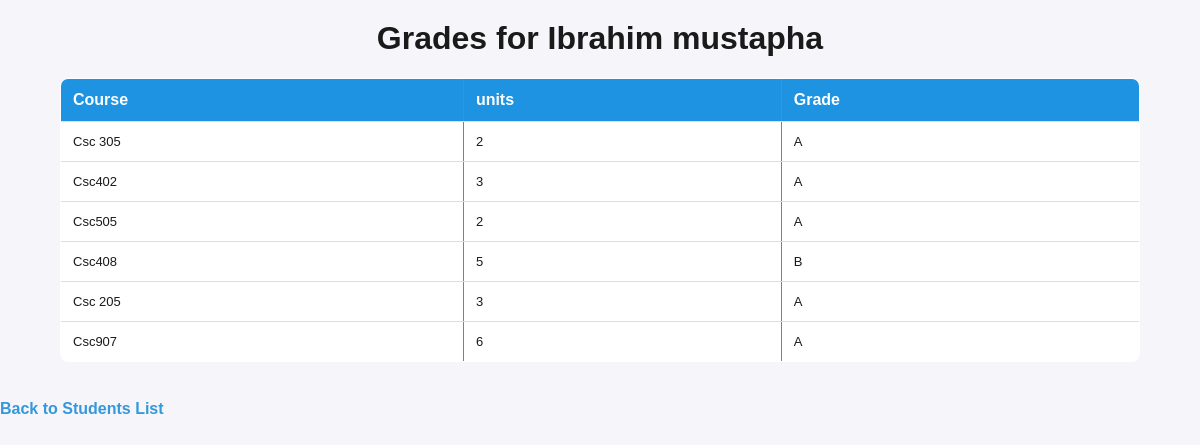
The app's page /students/2/grades with its own data.
### app.py (models this page shows)
class Student(db.Model):
    id = db.Column(db.Integer, primary_key=True)
    name = db.Column(db.String(100), nullable=False)
    age = db.Column(db.Integer, nullable=False)
    dob = db.Column(db.String(10), nullable=False)
    gender = db.Column(db.String(10), nullable=False)
    photo = db.Column(db.String(100))

class Grade(db.Model):
    id = db.Column(db.Integer, primary_key=True)
    student_id = db.Column(db.Integer, db.ForeignKey('student.id'), nullable=False)
    course_id = db.Column(db.Integer, db.ForeignKey('course.id'), nullable=False)
    grade = db.Column(db.String(2), nullable=False)

class Course(db.Model):
    id = db.Column(db.Integer, primary_key=True)
    name = db.Column(db.String(100), nullable=False)
    credits = db.Column(db.Integer, nullable=False)

### app.py (the view)
@app.route('/students/<int:id>/grades', methods=['GET'])
def view_grades(id):
    student = Student.query.get_or_404(id)
    grades = db.session.query(Grade, Course).join(Course, Grade.course_id == Course.id).filter(Grade.student_id == id).all()
    return render_template('view_grades.html', student=student, grades=grades)

### templates/view_grades.html (shortened to what this page needs)
<!DOCTYPE html>
<html lang="en">
<head>
    <link rel="stylesheet" href="{{ url_for('static', filename='list.css') }}">
</head>
<body>
    <h1>Grades for {{ student.name }}</h1>
    <table border="1">
        <tr>
            <th>Course</th>
            <th>units</th>
            <th>Grade</th>
        </tr>
        {% for grade, course in grades %}
        <tr>
            <td>{{ course.name }}</td>
            <td>{{ course.credits }}</td>
            <td>{{ grade.grade }}</td>
        </tr>
        {% endfor %}
    </table>
    <br>
    <a href="{{ url_for('students_list') }}">Back to Students List</a>
</body>
</html>

### static/list.css (style rules this page uses)
body { font-family: Arial, sans-serif; margin: 0; padding: 0; background-color: hsl(240, 29%, 97%); color: hsl(0, 0%, 10%); }
h1 { text-align: center; color: hsl(0, 0%, 10%); margin-top: 20px; }
table { width: 90%; margin: 20px auto; border-collapse: collapse; background: hsl(0, 0%, 100%); border-radius: 8px; overflow: hidden; }
th, td { text-align: left; padding: 12px; border-bottom: 1px solid hsl(0, 0%, 87%); }
th { background-color: hsl(204, 77%, 50%); color: white; font-size: 16px; }
td { font-size: 13px; }
a { text-decoration: none; color: #3498db; font-weight: bold; margin-right: 10px; }

### records on screen
Student: name "Ibrahim mustapha"
Grade: name "Csc 305", credits "2", grade "A"
Grade: name "Csc402", credits "3", grade "A"
Grade: name "Csc505", credits "2", grade "A"
Grade: name "Csc408", credits "5", grade "B"
Grade: name "Csc 205", credits "3", grade "A"
Grade: name "Csc907", credits "6", grade "A"
